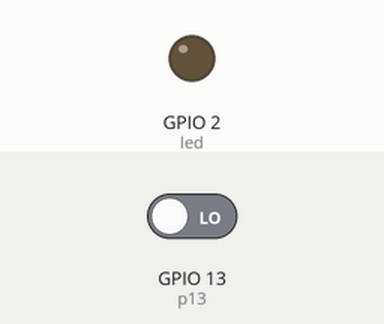
Recording of a program running on a simulated ESP32 board running MicroPython. Parts: output pins drawn as LEDs (lit = HIGH). Inputs (shaded band) come from the test bench; at power-on: GPIO 13 (p13) LOW. What the program prints to the serial console is not drawn.

Above: at 1.2 s.
1.3 s: GPIO 13 (p13) driven HIGH
At 1.8 s:
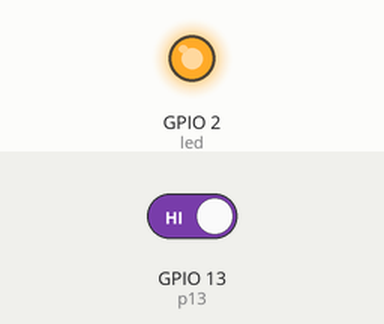
2.8 s: GPIO 13 (p13) driven LOW
At 4.2 s:
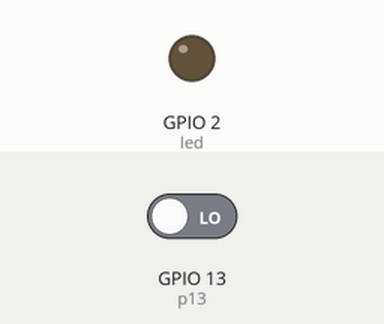
Timing chart, 0 to 5.8 s (numbered marks = the images above; inputs shaded):
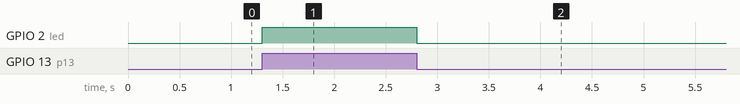

Measured:
- after the input at 1.3 s, GPIO 2 (led): LOW → HIGH at once
- after the input at 2.8 s, GPIO 2 (led): HIGH → LOW at once

The program:

32-_______.py
```python
from machine import Pin
import time

# 将引脚 13 定义为输入，引脚 2 定义为输出以控制 LED 灯
p13 = Pin(13, Pin.IN)
led = Pin(2, Pin.OUT)

# 定义名为 `fun` 的函数，以在调用时打开 LED 灯，等待 500 毫秒，然后关闭 LED 灯
def fun(*args):
    print(f"上升沿触发,p13端口值为{p13.value()}")
    led.on()
    i=0
    while p13.value():
        #print(f"经过{i}ms")
        time.sleep(0.1)
        i+=100
    print(f"经过{i}ms,p13端口值为{p13.value()}")
    led.off()
    time.sleep(1)
    #led.off()
def fun1(*args):
    print("下降沿触发")
    #led.on()
    time.sleep(2)
    #led.off()
# 在引脚 13 上设置中断请求（IRQ），以在上升信号时触发 `fun` 函数
p13.irq(fun,Pin.IRQ_RISING)      #定义中断·上升沿触发
#p13.irq(fun1,Pin.IRQ_FALLING)   #无法触发不同函数。
for i in range(100):
    print(i)
    time.sleep(0.5)
```
